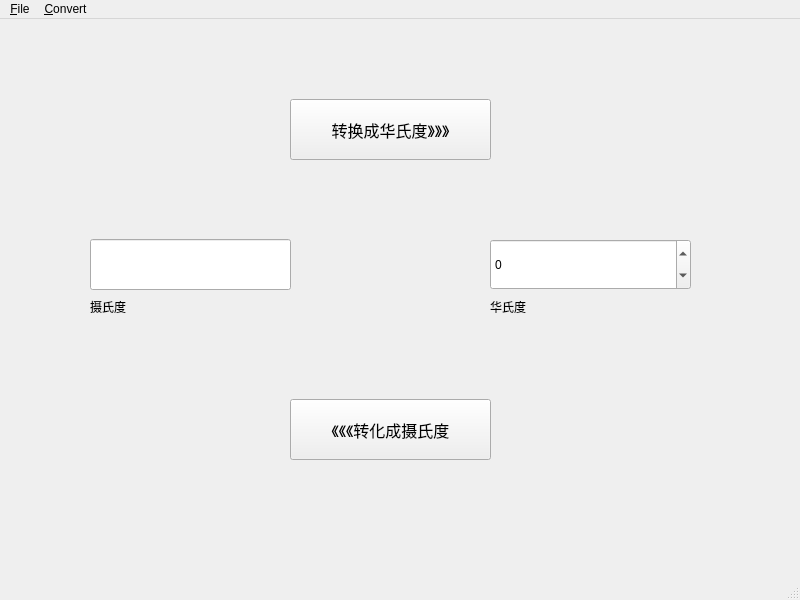
<?xml version="1.0" encoding="UTF-8"?>
<ui version="4.0">
 <class>MainWindow</class>
 <widget class="QMainWindow" name="MainWindow">
  <property name="geometry">
   <rect>
    <x>0</x>
    <y>0</y>
    <width>800</width>
    <height>600</height>
   </rect>
  </property>
  <property name="font">
   <font>
    <pointsize>9</pointsize>
   </font>
  </property>
  <property name="windowTitle">
   <string>MainWindow</string>
  </property>
  <widget class="QWidget" name="centralwidget">
   <widget class="QPushButton" name="btnCtoF">
    <property name="geometry">
     <rect>
      <x>290</x>
      <y>80</y>
      <width>201</width>
      <height>61</height>
     </rect>
    </property>
    <property name="font">
     <font>
      <pointsize>12</pointsize>
     </font>
    </property>
    <property name="text">
     <string>转换成华氏度》》》</string>
    </property>
   </widget>
   <widget class="QPushButton" name="btnFtoC">
    <property name="geometry">
     <rect>
      <x>290</x>
      <y>380</y>
      <width>201</width>
      <height>61</height>
     </rect>
    </property>
    <property name="font">
     <font>
      <pointsize>12</pointsize>
     </font>
    </property>
    <property name="text">
     <string>《《《转化成摄氏度</string>
    </property>
   </widget>
   <widget class="QSpinBox" name="spinFahr">
    <property name="geometry">
     <rect>
      <x>490</x>
      <y>220</y>
      <width>201</width>
      <height>51</height>
     </rect>
    </property>
    <property name="minimum">
     <number>-3000</number>
    </property>
    <property name="maximum">
     <number>30000</number>
    </property>
   </widget>
   <widget class="QLineEdit" name="editCel">
    <property name="geometry">
     <rect>
      <x>90</x>
      <y>220</y>
      <width>201</width>
      <height>51</height>
     </rect>
    </property>
   </widget>
   <widget class="QLabel" name="Celsius">
    <property name="geometry">
     <rect>
      <x>90</x>
      <y>280</y>
      <width>72</width>
      <height>15</height>
     </rect>
    </property>
    <property name="text">
     <string>摄氏度</string>
    </property>
   </widget>
   <widget class="QLabel" name="label_2">
    <property name="geometry">
     <rect>
      <x>490</x>
      <y>280</y>
      <width>71</width>
      <height>16</height>
     </rect>
    </property>
    <property name="text">
     <string>华氏度</string>
    </property>
   </widget>
  </widget>
  <widget class="QMenuBar" name="menubar">
   <property name="geometry">
    <rect>
     <x>0</x>
     <y>0</y>
     <width>800</width>
     <height>26</height>
    </rect>
   </property>
   <widget class="QMenu" name="menuFile">
    <property name="title">
     <string>&amp;File</string>
    </property>
    <addaction name="actionExit"/>
   </widget>
   <widget class="QMenu" name="menuConvert">
    <property name="title">
     <string>&amp;Convert</string>
    </property>
    <addaction name="actionC_To_F"/>
    <addaction name="actionF_To_C"/>
   </widget>
   <addaction name="menuFile"/>
   <addaction name="menuConvert"/>
  </widget>
  <widget class="QStatusBar" name="statusbar"/>
  <action name="actionExit">
   <property name="text">
    <string>E&amp;xit</string>
   </property>
  </action>
  <action name="actionC_To_F">
   <property name="text">
    <string>&amp;C To F</string>
   </property>
  </action>
  <action name="actionF_To_C">
   <property name="text">
    <string>&amp;F To C</string>
   </property>
  </action>
 </widget>
 <resources/>
 <connections/>
</ui>
